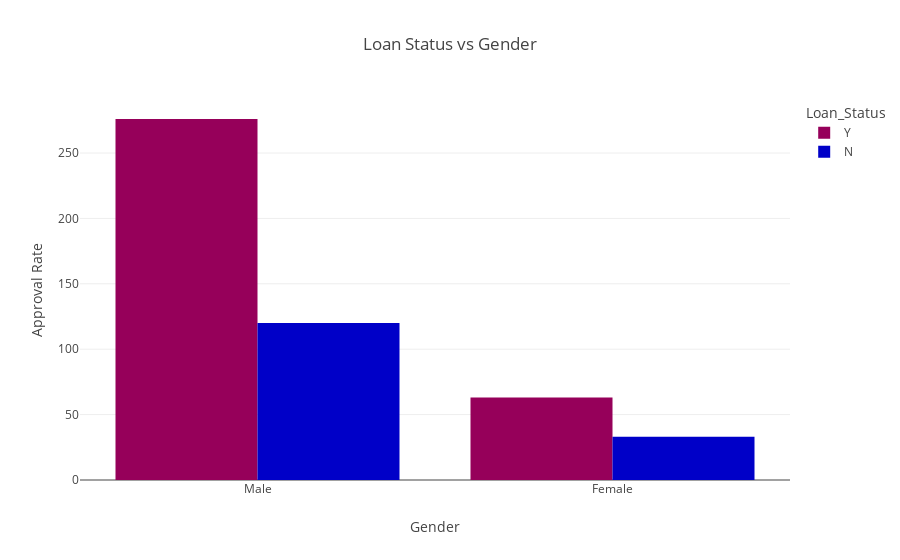

The notebook cell this image was saved under:
### Code cell
gender = df.groupby(['Gender', 'Loan_Status']).size()

total = df.groupby('Gender').size()

approval_by_gender = round(gender / total * 100, 1)

print(approval_by_gender)

credit_2_loan = px.histogram(df, 
                             x='Gender', 
                             color='Loan_Status',
                             barmode='group',
                             color_discrete_sequence=px.colors.sequential.Rainbow,
                             title='Loan Status vs Gender')

credit_2_loan.update_xaxes(title_text='Gender')
credit_2_loan.update_yaxes(title_text='Approval Rate')


credit_2_loan.show();

### Figure 1 — Plotly figure (JSON) as saved in the notebook; plotly's stock layout.template omitted (floating-point values rounded to 4 significant figures; data arrays with more than 128 entries replaced by an {"elided": "..."} marker saying what was removed)
{"data": [{"alignmentgroup": "True", "bingroup": "x", "hovertemplate": "Loan_Status=Y<br>Gender=%{x}<br>count=%{y}<extra></extra>", "legendgroup": "Y", "marker": {"color": "rgb(150,0,90)", "pattern": {"shape": ""}}, "name": "Y", "offsetgroup": "Y", "orientation": "v", "showlegend": true, "type": "histogram", "x": {"elided": "339 str values"}, "xaxis": "x", "yaxis": "y"}, {"alignmentgroup": "True", "bingroup": "x", "hovertemplate": "Loan_Status=N<br>Gender=%{x}<br>count=%{y}<extra></extra>", "legendgroup": "N", "marker": {"color": "rgb(0,0,200)", "pattern": {"shape": ""}}, "name": "N", "offsetgroup": "N", "orientation": "v", "showlegend": true, "type": "histogram", "x": {"elided": "153 str values"}, "xaxis": "x", "yaxis": "y"}], "layout": {"barmode": "group", "legend": {"title": {"text": "Loan_Status"}, "tracegroupgap": 0}, "title": {"text": "Loan Status vs Gender"}, "xaxis": {"anchor": "y", "domain": [0, 1], "title": {"text": "Gender"}}, "yaxis": {"anchor": "x", "domain": [0, 1], "title": {"text": "Approval Rate"}}}}
